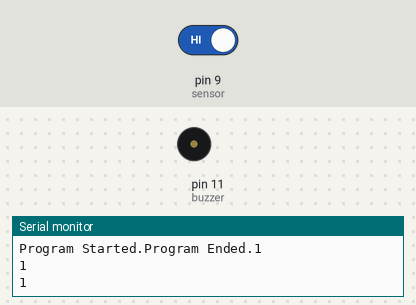
Bench run of a sketch on a simulated Arduino Uno, built with avr-gcc and run on an emulated ATmega328P. On the bench: buzzer (waves = sounding, pin HIGH), the last lines printed to the serial monitor. Inputs (shaded band) come from the test bench; at power-on: pin 9 (sensor) HIGH.

Above: at 2.8 s.
2.9 s: pin 9 (sensor) driven LOW
At 4.2 s:
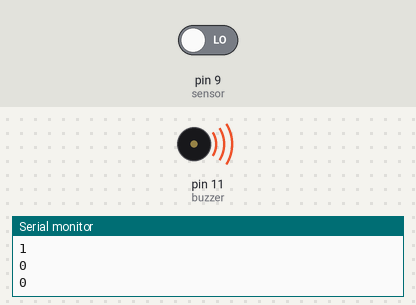
4.5 s: pin 9 (sensor) driven HIGH
At 5.9 s:
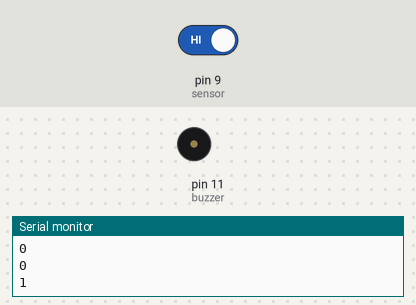
Timing chart, 0 to 7.5 s (numbered marks = the images above; inputs shaded):
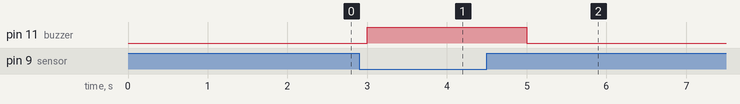

Measured:
- after the input at 2.9 s, pin 11 (buzzer): LOW → HIGH after 0.10 s
- after the input at 4.5 s, pin 11 (buzzer): HIGH → LOW after 0.50 s

The sketch:

Flame_Sensor.ino
```cpp
// #1 Boiler Plate Code

// Variables
int sensor = 9;
int buzzer = 11;
int val = 0;

void setup() {
  Serial.begin(9600);
  Serial.print("Program Started.");

  // put your setup code here, to run once:
  pinMode(sensor,INPUT);
  pinMode(buzzer,OUTPUT);

  Serial.print("Program Ended.");
}

void loop() {
  // put your main code here, to run repeatedly:
  val = digitalRead(sensor);
  Serial.println(val);

  if (val==LOW){
    digitalWrite(buzzer,HIGH);
  }
  else{
    digitalWrite(buzzer,LOW);
  }
  delay(1000);
}
```
